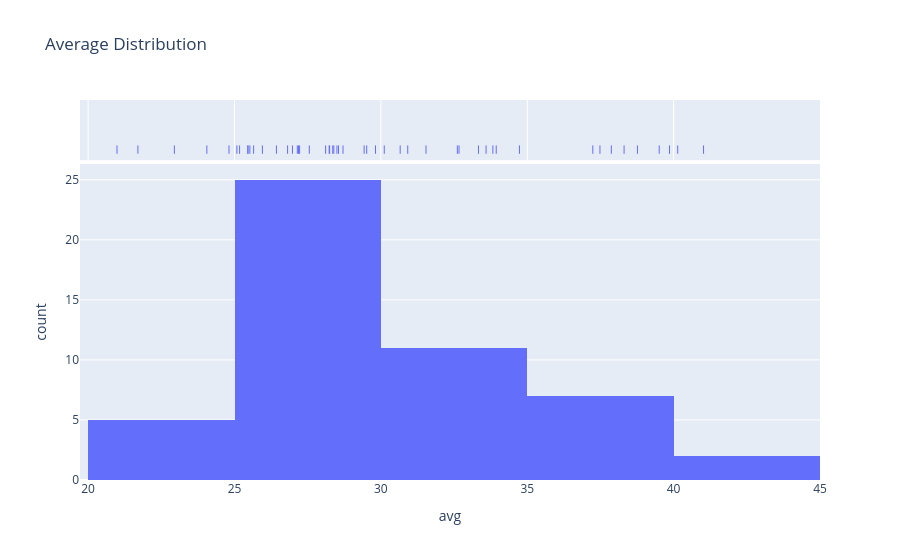

Source (notebook cell):
### Markdown cell above
# Dis plot

### Code cell
import plotly.express as px

fig = px.histogram(
    avg,
    x='avg',
    marginal='rug',
    title='Average Distribution'
)

fig.show()

### Figure 1 — Plotly figure (JSON) as saved in the notebook; plotly's stock layout.template omitted (floating-point values rounded to 4 significant figures)
{"data": [{"bingroup": "x", "hovertemplate": "avg=%{x}<br>count=%{y}<extra></extra>", "legendgroup": "", "marker": {"color": "#636efa", "pattern": {"shape": ""}}, "name": "", "orientation": "v", "showlegend": false, "type": "histogram", "x": [38.31, 27.22, 27.19, 33.59, 27.15, 28.11, 33.33, 41.02, 34.73, 40.14, 22.95, 26.98, 28.25, 28.39, 30.12, 31.54, 25.08, 28.55, 39.86, 28.71, 25.95, 24.81, 25.17, 26.43, 38.76, 28.5, 29.43, 37.87, 20.99, 21.7, 28.23, 24.06, 32.61, 29.52, 30.66, 32.67, 25.45, 39.51, 33.94, 37.24, 33.83, 30.92, 28.36, 25.46, 26.81, 37.48, 27.56, 25.52, 29.82, 25.65], "xaxis": "x", "yaxis": "y"}, {"boxpoints": "all", "fillcolor": "rgba(255,255,255,0)", "hoveron": "points", "hovertemplate": "avg=%{x}<extra></extra>", "jitter": 0, "legendgroup": "", "line": {"color": "rgba(255,255,255,0)"}, "marker": {"color": "#636efa", "symbol": "line-ns-open"}, "name": "", "showlegend": false, "type": "box", "x": [38.31, 27.22, 27.19, 33.59, 27.15, 28.11, 33.33, 41.02, 34.73, 40.14, 22.95, 26.98, 28.25, 28.39, 30.12, 31.54, 25.08, 28.55, 39.86, 28.71, 25.95, 24.81, 25.17, 26.43, 38.76, 28.5, 29.43, 37.87, 20.99, 21.7, 28.23, 24.06, 32.61, 29.52, 30.66, 32.67, 25.45, 39.51, 33.94, 37.24, 33.83, 30.92, 28.36, 25.46, 26.81, 37.48, 27.56, 25.52, 29.82, 25.65], "xaxis": "x2", "yaxis": "y2"}], "layout": {"barmode": "relative", "legend": {"tracegroupgap": 0}, "title": {"text": "Average Distribution"}, "xaxis": {"anchor": "y", "domain": [0, 1], "title": {"text": "avg"}}, "xaxis2": {"anchor": "y2", "domain": [0, 1], "matches": "x", "showgrid": true, "showticklabels": false}, "yaxis": {"anchor": "x", "domain": [0, 0.8316], "title": {"text": "count"}}, "yaxis2": {"anchor": "x2", "domain": [0.8416, 1], "matches": "y2", "showgrid": false, "showline": false, "showticklabels": false, "ticks": ""}}}
